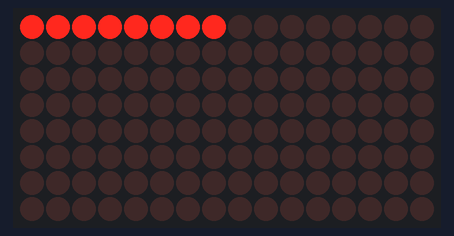
This sketch was run on a simulated Arduino Uno, built with avr-gcc and run on an emulated ATmega328P. Shown: 16×8 LED matrix. What the sketch prints to the serial monitor is not drawn.

Above: at 0.1 s.

The sketch:

MaxMatrixNoScrollingText.ino
```cpp
#include "LedControl.h"

LedControl lc=LedControl(12,11,10,2);  // Pins: DIN,CLK,CS, # of Display connected

unsigned long delayTime=200;  // Delay between Frames

// Put values in arrays
byte invader1a[] =
{
   B00011000,  // First frame of invader #1
   B00111100,
   B01111110,
   B11011011,
   B11111111,
   B00100100,
   B01011010,
   B10100101
};

unsigned char charBitmapTable[][8] = {

   B00010000,
   B00000000,
   B00000000,
   B00000000,
   B00000000,
   B00000000,
   B00000000,
   B00000000,

   B00011000,
   B00111100,
   B01011010,
   B10011001,
   B00011000,
   B00011000,
   B00011000,
   B00011000,

   B00001000,
   B00000100,
   B00000010,
   B11111111,
   B11111111,
   B00000010,
   B00000100,
   B00001000
};


void setup()
{
  Serial.begin(9600);
  lc.shutdown(0,false);  // Wake up displays
  lc.shutdown(1,false);
  lc.setIntensity(0,1);  // Set intensity levels
  lc.setIntensity(1,1);
  lc.clearDisplay(0);  // Clear Displays
  lc.clearDisplay(1);
  displayChar(0);
}


/*
 * Transposed row = column bitmap
 * Transposed column = row 7 - bitmap
 */

unsigned char* transpose(unsigned char* bitmap){

  unsigned char buffer[8] = {0,0,0,0,0,0,0,0};

  for( unsigned char bitmapRowNr = 0; bitmapRowNr < 8; bitmapRowNr++){

    for (unsigned char bitmapColumnNr = 0; bitmapColumnNr < 8; bitmapColumnNr++){

      if (bitRead(bitmap[bitmapRowNr], bitmapColumnNr) == 1){

        Serial.println(bitmapRowNr);
        Serial.println(bitmapColumnNr);
        Serial.println("---------------");

        bitSet(buffer[bitmapColumnNr], 7 - bitmapRowNr);

      }

    }

  }

  // bitSet(buffer[0], 0);

  return buffer;


}


void displayChar(char c){

  unsigned char* buffer = transpose(charBitmapTable[c]);


  for (int i = 0; i < 8; i++)
  {
    lc.setRow(0,i,buffer[i]);
  }

}

void loop()
{

}
```
